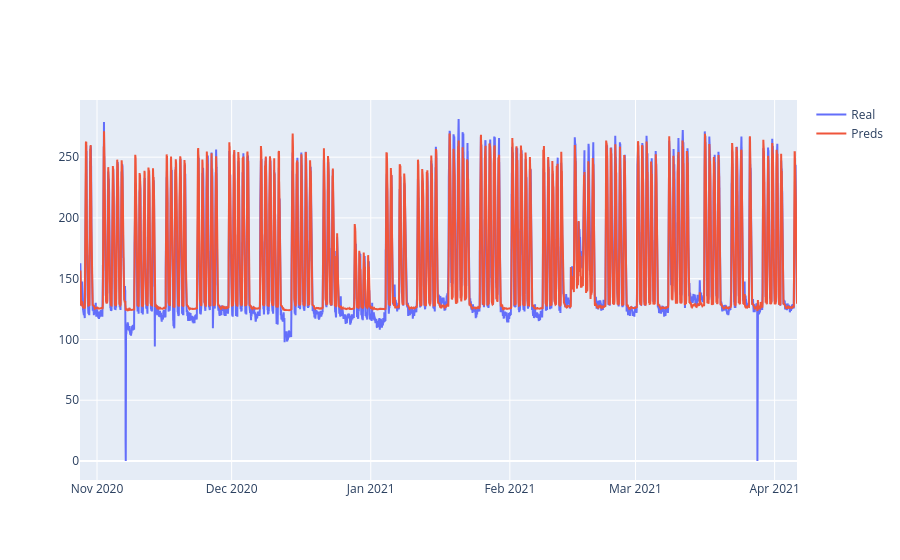

Source (notebook cell):
### Code cell
import plotly.graph_objects as go

fig = go.Figure()
fig.add_trace(go.Scatter(x= df['time'][-len(Y_test[0]):], y=Y_test[0][:], name='Real'))
fig.add_trace(go.Scatter(x= df['time'][-len(Y_test[0]):], y=test_predict[:,0][:], name='Preds'))
fig.show()

### Figure 1 — Plotly figure (JSON) as saved in the notebook; plotly's stock layout.template omitted (floating-point values rounded to 4 significant figures; data arrays with more than 128 entries replaced by an {"elided": "..."} marker saying what was removed)
{"data": [{"name": "Real", "type": "scatter", "x": {"elided": "15340 str values"}, "y": {"elided": "15340 float values"}}, {"name": "Preds", "type": "scatter", "x": {"elided": "15340 str values"}, "y": {"elided": "15340 float values"}}], "layout": {}}
